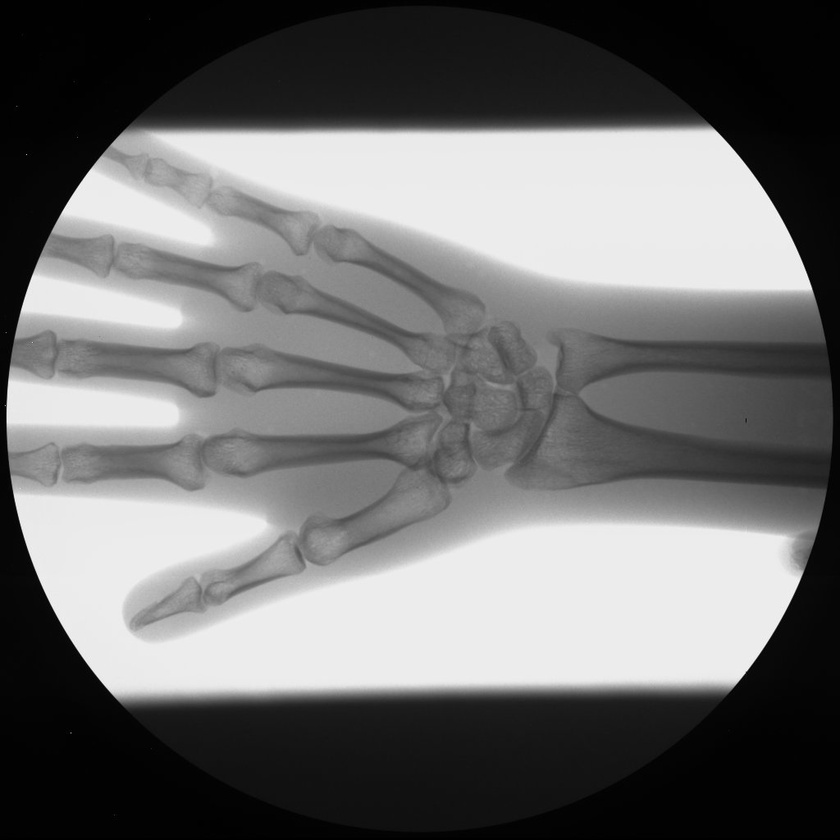
#> input picture MANO.JPG, 840 x 840 px, shrunk from 1024 x 1024 before the run
$ jupyter execute EICA_validity_metrics.ipynb   (shell and % lines are left out)
#> lines starting #> are read from the running program, lines starting #| are printed output that depends on the picture; after the words box and inside, x2 and y2 are one past the last pixel; in counts of white or black regions, pixels touching at a corner belong together; long printed decimals are rounded
[cell 1]
import numpy as np
from skimage.io import imread
from skimage.io import imshow
from skimage.io import imread
from scipy.ndimage import morphology

[cell 2]
# Metriche di validazione

def calculate_metrics(gt, pred):
    tp = np.sum((gt == 1) & (pred == 1))  # True Positives
    tn = np.sum((gt == 0) & (pred == 0))  # True Negatives
    fp = np.sum((gt == 0) & (pred == 1))  # False Positives
    fn = np.sum((gt == 1) & (pred == 0))  # False Negatives

    return tp, tn, fp, fn

def dice_coefficient(gt, pred):
    intersection = np.sum((gt == 1) & (pred == 1))
    return 2 * intersection / (np.sum(gt == 1) + np.sum(pred == 1))

def accuracy(gt, pred):
    tp, tn, fp, fn = calculate_metrics(gt, pred)
    return (tp + tn) / (tp + fn + tn + fp)

def sensitivity(gt, pred):
    tp, _, _, fn = calculate_metrics(gt, pred)  # _ per i valori non utilizzati
    return tp / (tp + fn)

def specificity(gt, pred):
    _, tn, fp, _ = calculate_metrics(gt, pred)
    return tn / (tn + fp)

def center_of_mass(binary_image):
  indices = []
  for i in range(binary_image.shape[0]):
      for j in range(binary_image.shape[1]):
          if binary_image[i, j] != 0:
              indices.append([i, j])
  indices = np.array(indices)
  x_cm = np.mean(indices[:, 0])
  y_cm = np.mean(indices[:, 1])
  return x_cm, y_cm

def jaccard_metod(gt, pred):
    intersection = np.sum((gt == 1) & (pred == 1))
    union = np.sum((gt == 1) | (pred == 1))
    return intersection / union

[cell 3]
from google.colab import files
uploaded = files.upload()
#> the answer given: MANO.JPG

[cell 4]
mano = imread("MANO.JPG")
#> mano is the input picture: shape (840, 840); min 0, max 254, mean 111
imshow(mano,cmap='gray')

[cell 5]
# Converto in file binario
binary_mano = (mano > 128).astype(int)
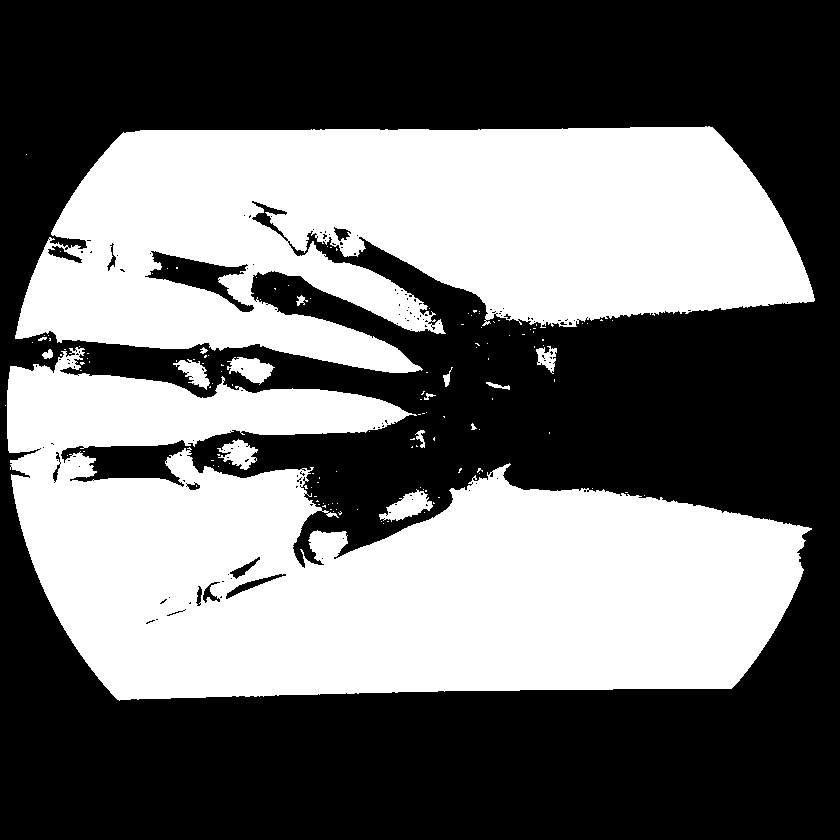
#> binary_mano: shape (840, 840) int64; values 0 (black) and 1 (white), 43.5% white; 137 white regions (121 under 20 px), largest, box (x1, y1, x2, y2) and area: (7, 347, 812, 701) 167465, (15, 126, 815, 373) 135281, (379, 489, 433, 522) 858

binary_mano = 1 - binary_mano

# Carico la ground truth
gt = imread("MANO.JPG", as_gray=True)

# Converto la ground truth in binaria
binary_gt = (gt > 128).astype(int)

binary_gt = 1 - binary_gt

imshow(binary_gt, cmap='gray')

[cell 6]
print("Valori min e max della matrice originale:", binary_gt.min(), binary_gt.max())
#| Valori min e max della matrice originale: 0 1

[cell 7]
# METODO DI EROSIONE

[cell 8]
pred_eroded = morphology.binary_erosion(binary_gt, iterations=5).astype(int)
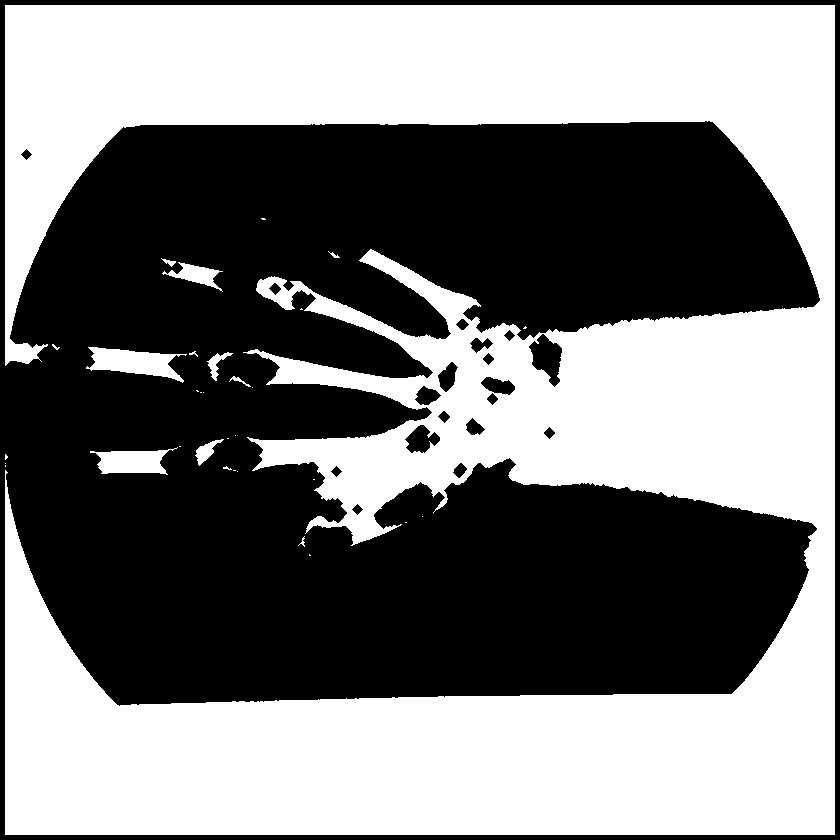
#> pred_eroded: shape (840, 840) int64; values 0 (black) and 1 (white), 48.5% white; 32 white regions (21 under 20 px), largest, box (x1, y1, x2, y2) and area: (5, 5, 835, 835) 337530, (86, 347, 187, 383) 1884, (90, 447, 178, 475) 1450
imshow(pred_eroded, cmap='gray')

[cell 9]
print("Valori min e max della matrice predetta:", pred_eroded.min(), pred_eroded.max())
#| Valori min e max della matrice predetta: 0 1

[cell 10]
print("Dimensioni della Ground Truth:", binary_gt.shape, "\nDimensioni della Predizione:", pred_eroded.shape)
#| Dimensioni della Ground Truth: (840, 840)
#| Dimensioni della Predizione: (840, 840)

[cell 11]
tnE = np.sum((binary_gt == 0) & (pred_eroded == 0))
#> tnE = 306663
fpE = np.sum((binary_gt == 0) & (pred_eroded == 1))
#> fpE = 0
tpE = np.sum((binary_gt == 1) & (pred_eroded == 1))
#> tpE = 342363
fnE= np.sum((binary_gt == 1) & (pred_eroded == 0))
#> fnE = 56574
# Calcolo del centro di massa per la ground truth e la previsione
x_gt, y_gt = center_of_mass(binary_gt)
#> x_gt = 422.5; y_gt = 446
x_predE, y_predE = center_of_mass(pred_eroded)
#> x_predE = 425.8; y_predE = 458.9

# Distanza tra i centri di massa
distanceE = np.sqrt((x_gt - x_predE)**2 + (y_gt - y_predE)**2)
#> distanceE = 13.26

[cell 12]
#Prima dell'introduzione dei falsi positivi
print(f"True Negatives (TN): {tnE}\nFalse Positives (FP): {fpE}\nFalse Negatives (FN): {fnE}\nTrue Positives (TP): {tpE}")
#| True Negatives (TN): 306663
#| False Positives (FP): 0
#| False Negatives (FN): 56574
#| True Positives (TP): 342363
print()
print("Specificità:", specificity(binary_gt, pred_eroded))
#> in calculate_metrics, `tp = np.sum((gt == 1) & (pred == 1))`: tp = 342363
#> in calculate_metrics, `tn = np.sum((gt == 0) & (pred == 0))`: tn = 306663
#> in calculate_metrics, `fp = np.sum((gt == 0) & (pred == 1))`: fp = 0
#> in calculate_metrics, `fn = np.sum((gt == 1) & (pred == 0))`: fn = 56574
#> in specificity, `_, tn, fp, _ = calculate_metrics(gt, pred)`: tn = 306663; fp = 0
#| Specificità: 1.0
print()
print("Dice Coefficient:", dice_coefficient(binary_gt, pred_eroded))
#> in dice_coefficient, `intersection = np.sum((gt == 1) & (pred == 1))`: intersection = 342363
#| Dice Coefficient: 0.9237
print()
print("Indice di Jaccard:", jaccard_metod(binary_gt, pred_eroded))
#> in jaccard_metod, `union = np.sum((gt == 1) | (pred == 1))`: union = 398937
#| Indice di Jaccard: 0.8582
print()
print("Sensitività:", sensitivity(binary_gt, pred_eroded))
#> in sensitivity, `tp, _, _, fn = calculate_metrics(gt, pred)`: tp = 342363; fn = 56574
#| Sensitività: 0.8582
print()
print("Accuratezza:", accuracy(binary_gt, pred_eroded))
#> in accuracy, `tp, tn, fp, fn = calculate_metrics(gt, pred)`: tp = 342363; tn = 306663; fp = 0; fn = 56574
#| Accuratezza: 0.9198
print()
print("Centro di Massa GT:", x_gt, y_gt)
#| Centro di Massa GT: 422.540 446.002
print()
print("Centro di Massa PRED:", x_predE, y_predE)
#| Centro di Massa PRED: 425.768 458.868
print()
print("Distanza tra i Centri di Massa:", distanceE)
#| Distanza tra i Centri di Massa: 13.264

[cell 13]
reduced_pred = pred_eroded[10:-10, 10:-10]  # Rimuove 10 pixel dai bordi
#> reduced_pred: shape (820, 820) int64; values 0 (black) and 1 (white), 48.6% white; 30 white regions (18 under 20 px), largest, box (x1, y1, x2, y2) and area: (0, 0, 820, 820) 321100, (76, 337, 177, 373) 1884, (80, 437, 168, 465) 1450
# Riallineo tutto alla dimensione della ground truth
aligned_pred = np.pad(reduced_pred, pad_width=10, mode='constant', constant_values=1)
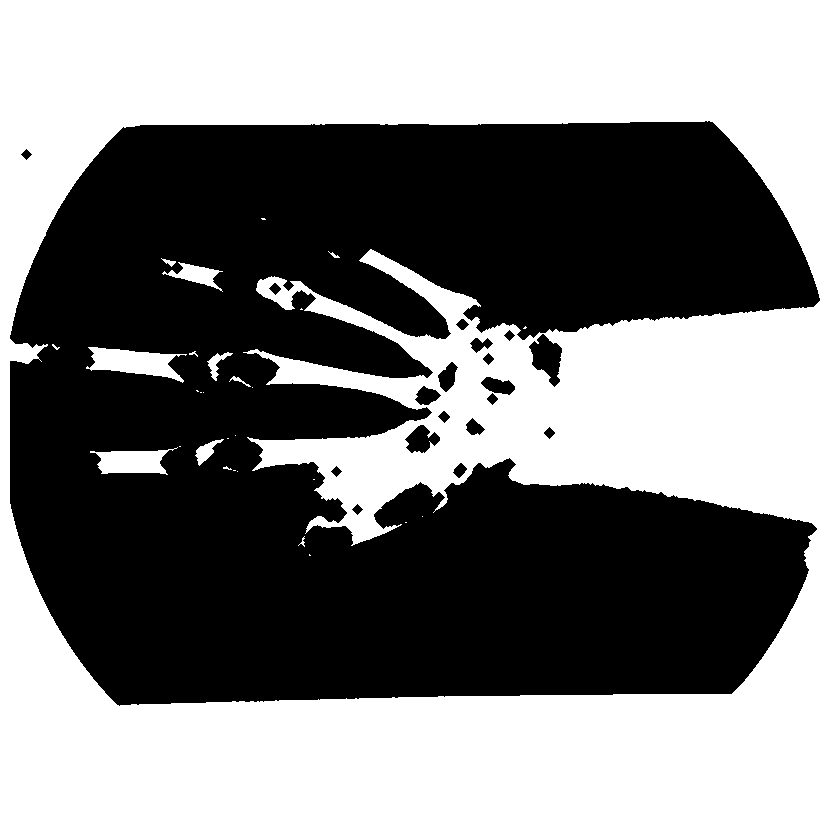
#> aligned_pred: shape (840, 840) int64; values 0 (black) and 1 (white), 51% white; 19 black regions, largest, box (x1, y1, x2, y2) and area: (10, 121, 820, 706) 342137, (529, 334, 562, 387) 987, (405, 425, 440, 453) 585
print("Dimensioni della Predizione ridimensionata:", reduced_pred.shape, "\nDimensioni della Predizione allineata:", aligned_pred.shape)
#| Dimensioni della Predizione ridimensionata: (820, 820)
#| Dimensioni della Predizione allineata: (840, 840)
print()
imshow(reduced_pred, cmap='gray')

[cell 14]
#Stampo i risultati
#parametri
tnE = np.sum((binary_gt == 0) & (aligned_pred == 0))
#> tnE = 306460
fpE = np.sum((binary_gt == 0) & (aligned_pred == 1))
#> fpE = 203
fnE = np.sum((binary_gt == 1) & (aligned_pred == 0))
#> fnE = 39486
tpE = np.sum((binary_gt == 1) & (aligned_pred == 1))
#> tpE = 359451
# Calcolo del centro di massa per la ground truth e la previsione
x_gt, y_gt = center_of_mass(binary_gt)
x_predE, y_predE = center_of_mass(aligned_pred)
#> x_predE = 425.5; y_predE = 456.3

# Distanza tra i centri di massa
distanceE = np.sqrt((x_gt - x_predE)**2 + (y_gt - y_predE)**2)
#> distanceE = 10.71

[cell 15]
#Calcolo dei parametri pred con erosione
#dopo dell'introduzione dei falsi positivi
print(f"True Negatives (TN): {tnE}\nFalse Positives (FP): {fpE}\nFalse Negatives (FN): {fnE}\nTrue Positives (TP): {tpE}")
#| True Negatives (TN): 306460
#| False Positives (FP): 203
#| False Negatives (FN): 39486
#| True Positives (TP): 359451
print()
print("Specificità:", specificity(binary_gt, aligned_pred))
#| Specificità: 0.9993
print()
print("Dice Coefficient:", dice_coefficient(binary_gt, aligned_pred))
#| Dice Coefficient: 0.9477
print()
print("Indice di Jaccard:", jaccard_metod(binary_gt, aligned_pred))
#| Indice di Jaccard: 0.9006
print()
print("Sensitività:", sensitivity(binary_gt, aligned_pred))
#| Sensitività: 0.901
print()
print("Accuratezza:", accuracy(binary_gt, aligned_pred))
#| Accuratezza: 0.9438
print()
print("Centro di Massa GT:", x_gt, y_gt)
#| Centro di Massa GT: 422.540 446.002
print()
print("Centro di Massa PRED:", x_predE, y_predE)
#| Centro di Massa PRED: 425.474 456.298
print()
print("Distanza tra i Centri di Massa:", distanceE)
#| Distanza tra i Centri di Massa: 10.705

[cell 16]
# METODO DI DILATAZIONE

[cell 17]
pred_dilated = morphology.binary_dilation(binary_gt, iterations=5).astype(int)
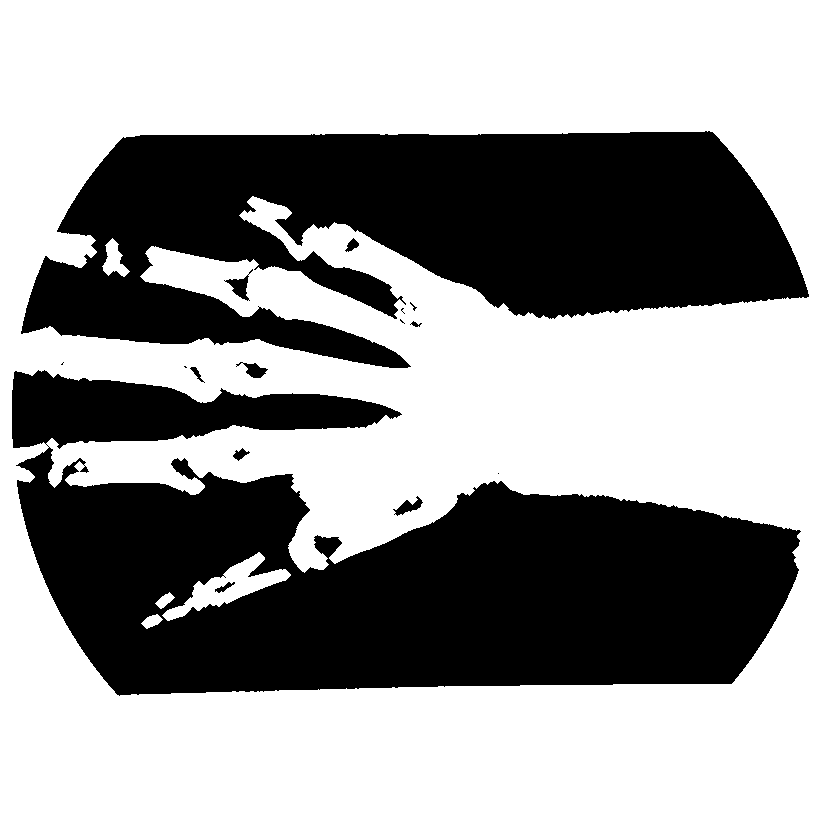
#> pred_dilated: shape (840, 840) int64; values 0 (black) and 1 (white), 62.2% white; 16 black regions (6 under 20 px), largest, box (x1, y1, x2, y2) and area: (12, 370, 801, 696) 148173, (21, 131, 809, 368) 117087, (224, 269, 253, 301) 305
imshow(pred_dilated, cmap='gray')

[cell 18]
#Stampo i risultati
tnD = np.sum((binary_gt == 0) & (pred_dilated == 0))
#> tnD = 266470
fpD = np.sum((binary_gt == 0) & (pred_dilated == 1))
#> fpD = 40193
tpD= np.sum((binary_gt == 1) & (pred_dilated == 1))
#> tpD = 398937
fnD= np.sum((binary_gt == 1) & (pred_dilated == 0))
#> fnD = 0

# Calcolo del centro di massa per la ground truth e la previsione
x_gt, y_gt = center_of_mass(binary_gt)
x_predD, y_predD = center_of_mass(pred_dilated)
#> x_predD = 420.3; y_predD = 434.6

# Distanza tra i centri di massa
distanceD = np.sqrt((x_gt - x_predD)**2 + (y_gt - y_predD)**2)
#> distanceD = 11.57

[cell 19]
# Prima dell'introduzione dei falsi negativi
# Calcolo dei parametri pred con dilatazione
print(f"True Negatives (TN): {tnD}\nFalse Positives (FP): {fpD}\nFalse Negatives (FN): {fnD}\nTrue Positives (TP): {tpD}")
#| True Negatives (TN): 266470
#| False Positives (FP): 40193
#| False Negatives (FN): 0
#| True Positives (TP): 398937
print()
print("Specificità:", specificity(binary_gt, pred_dilated))
#| Specificità: 0.8689
print()
print("Dice Coefficient:", dice_coefficient(binary_gt, pred_dilated))
#| Dice Coefficient: 0.952
print()
print("Indice di Jaccard:", jaccard_metod(binary_gt, pred_dilated))
#| Indice di Jaccard: 0.9085
print()
print("Sensitività:", sensitivity(binary_gt, pred_dilated))
#| Sensitività: 1.0
print()
print("Accuratezza:", accuracy(binary_gt, pred_dilated))
#| Accuratezza: 0.943
print()
print("Centro di Massa GT:", x_gt, y_gt)
#| Centro di Massa GT: 422.540 446.002
print()
print("Centro di Massa PRED:", x_predD, y_predD)
#| Centro di Massa PRED: 420.316 434.646
print()
print("Distanza tra i Centri di Massa:", distanceD)
#| Distanza tra i Centri di Massa: 11.572

[cell 20]
# Riduco la dimensione della predizione (introduzione di falsi negativi)
reduced_predD = pred_dilated[10:-10, 10:-10]  # Rimuove 10 pixel dai bordi
#> reduced_predD: shape (820, 820) int64; values 0 (black) and 1 (white), 60.4% white; 16 black regions (6 under 20 px), largest, box (x1, y1, x2, y2) and area: (2, 360, 791, 686) 148173, (11, 121, 799, 358) 117087, (214, 259, 243, 291) 305

# Riallinea alla dimensione della ground truth
aligned_predD = np.pad(reduced_predD, pad_width=10, mode='constant', constant_values=0)
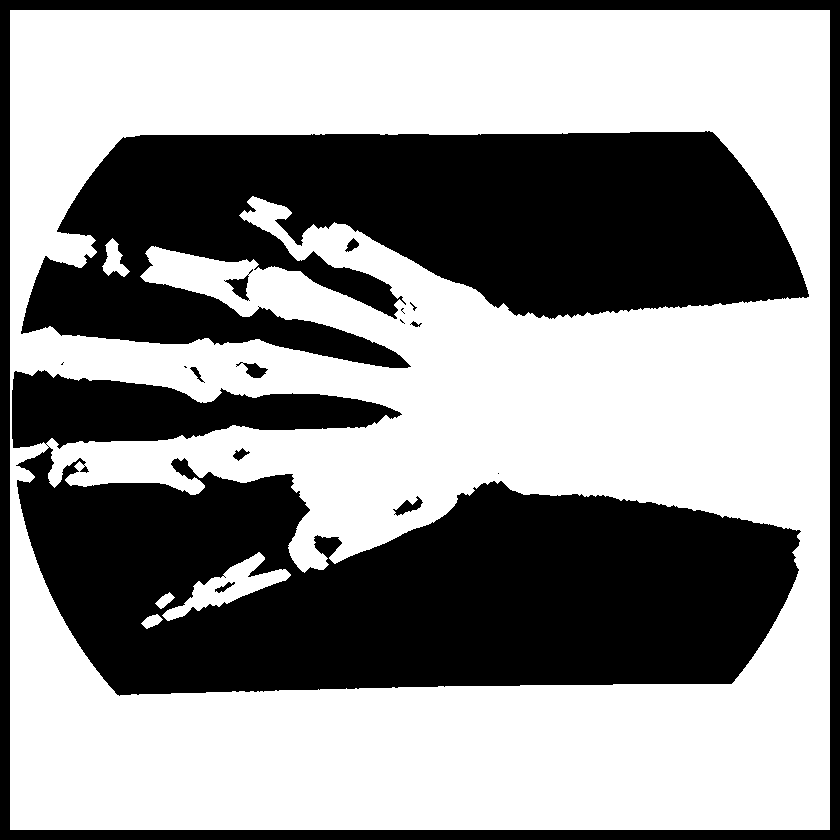
#> aligned_predD: shape (840, 840) int64; values 0 (black) and 1 (white), 57.5% white; 17 black regions (6 under 20 px), largest, box (x1, y1, x2, y2) and area: (12, 370, 801, 696) 148173, (21, 131, 809, 368) 117087, (0, 0, 840, 840) 33200
tnD = np.sum((binary_gt == 0) & (aligned_predD == 0))
#> tnD = 266673
fpD = np.sum((binary_gt == 0) & (aligned_predD == 1))
#> fpD = 39990
tpD= np.sum((binary_gt == 1) & (aligned_predD == 1))
#> tpD = 365940
fnD= np.sum((binary_gt == 1) & (aligned_predD == 0))
#> fnD = 32997

[cell 21]
# Dopo dell'introduzione dei falsi negativi
print(f"True Negatives (TN): {tnD}\nFalse Positives (FP): {fpD}\nFalse Negatives (FN): {fnD}\nTrue Positives (TP): {tpD}")
#| True Negatives (TN): 266673
#| False Positives (FP): 39990
#| False Negatives (FN): 32997
#| True Positives (TP): 365940
print()
print("Specificità:", specificity(binary_gt, aligned_predD))
#| Specificità: 0.8696
print()
print("Dice Coefficient:", dice_coefficient(binary_gt, aligned_predD))
#| Dice Coefficient: 0.9093
print()
print("Indice di Jaccard:", jaccard_metod(binary_gt, aligned_predD))
#| Indice di Jaccard: 0.8337
print()
print("Sensitività:", sensitivity(binary_gt, aligned_predD))
#| Sensitività: 0.9173
print()
print("Accuratezza:", accuracy(binary_gt, aligned_predD))
#| Accuratezza: 0.8966
print()
print("Centro di Massa GT:", x_gt, y_gt)
#| Centro di Massa GT: 422.540 446.002
print()
print("Centro di Massa PRED:", x_predD, y_predD)
#| Centro di Massa PRED: 420.316 434.646
print()
print("Distanza tra i Centri di Massa:", distanceD)
#| Distanza tra i Centri di Massa: 11.572

[cell 22]
# METODO RANDOMICO pred_RANDOM

[cell 23]
pred_RANDOM = np.random.randint(0, 2, size=mano.shape)
print("Valori min e max della matrice pred:", pred_RANDOM.min(), pred_RANDOM.max())
#| Valori min e max della matrice pred: 0 1
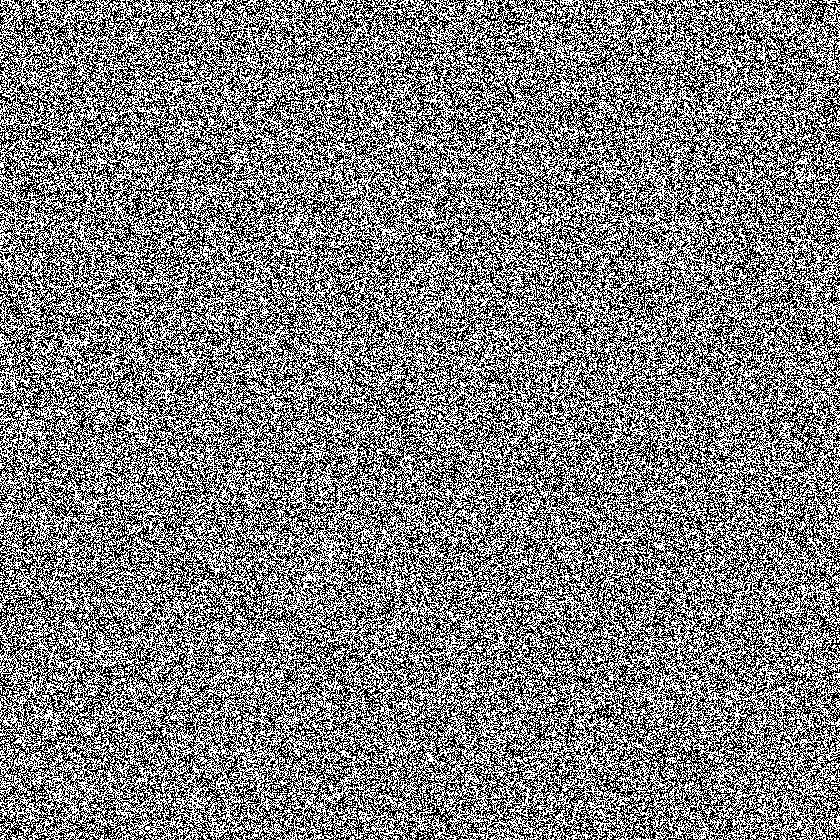
#> pred_RANDOM: shape (840, 840) int64; values 0 (black) and 1 (white), 50% white in thin lines or dots

[cell 24]
# Calcolo del centro di massa per la ground truth e la previsione
x_gt, y_gt = center_of_mass(binary_gt)
x_pred_RANDOM, y_pred_RANDOM = center_of_mass(pred_RANDOM)
#> x_pred_RANDOM = 419.2; y_pred_RANDOM = 419.4

# Distanza tra i centri di massa
distance_RANDOM = np.sqrt((x_gt - x_pred_RANDOM)**2 + (y_gt - x_pred_RANDOM)**2)
#> distance_RANDOM = 27.06

[cell 25]
print("Indice di Jaccard:", jaccard_metod(binary_gt, pred_RANDOM))
#| Indice di Jaccard: 0.3608
print()
print("Accuratezza:", accuracy(binary_gt, pred_RANDOM))
#| Accuratezza: 0.4996
print()
print("Sensitività:", sensitivity(binary_gt, pred_RANDOM))
#| Sensitività: 0.4996
print()
print("Dice Coefficient:", dice_coefficient(binary_gt, pred_RANDOM))
#| Dice Coefficient: 0.5303
print()
print("Specificity:", specificity(binary_gt, pred_RANDOM))
#| Specificity: 0.4996
print()
print("Centro di Massa GT:", x_gt, y_gt)
#| Centro di Massa GT: 422.540 446.002
print()
print("Centro di Massa PRED:", x_pred_RANDOM, y_pred_RANDOM)
#| Centro di Massa PRED: 419.155 419.417
print()
print("Distanza tra i Centri di Massa:", distance_RANDOM)
#| Distanza tra i Centri di Massa: 27.060
